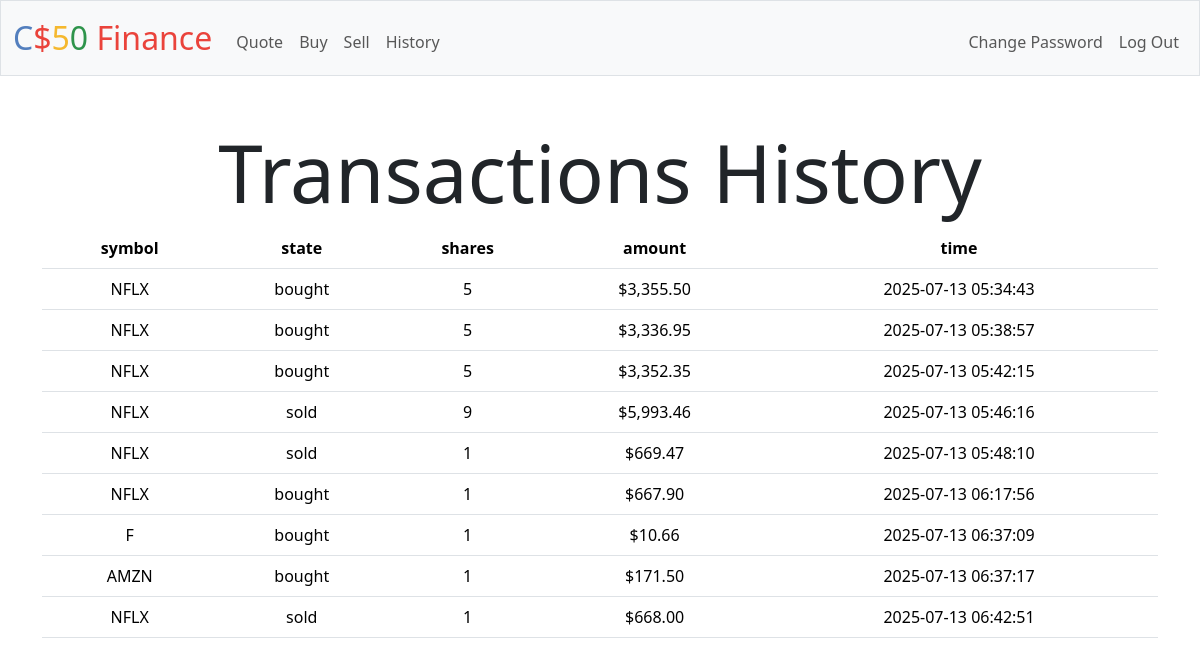
Screenshot of /history (signed in) with the database file from the repository.
### tables this page shows
CREATE TABLE "transactions" (`id` INTEGER PRIMARY KEY AUTOINCREMENT NOT NULL, `user_id` INTEGER NOT NULL, "symbol" TEXT NOT NULL, `shares` INTEGER NOT NULL, `amount` REAL NOT NULL, `time` TEXT NOT NULL, state TEXT NOT NULL);

### app.py (the view)
@app.route("/history")
@login_required
def history():
    user_id = session["user_id"]
    history = db.execute(
        "SELECT symbol, state, shares, amount, time FROM transactions WHERE user_id = ?",
        user_id)
    for row in history:
        row["amount"] = usd(row["amount"])
    if len(history) == 0:
        history = [{"symbol": "N/A", "state": "N/A", "shares": "N/A",
                    "amount": "N/A", "time": "N/A"}]
    return render_template("history.html", history=history)

### app.py (called while the page is built)
@app.after_request
def after_request(response):
    response.headers["Cache-Control"] = "no-cache, no-store, must-revalidate"
    response.headers["Expires"] = 0
    response.headers["Pragma"] = "no-cache"
    return response

### helpers.py (called while the page is built)
def login_required(f):
    @wraps(f)
    def decorated_function(*args, **kwargs):
        if session.get("user_id") is None:
            return redirect("/login")
        return f(*args, **kwargs)
    return decorated_function

def usd(value):
    return f"${value:,.2f}"

### templates/history.html (shortened to what this page needs)
{% extends "layout.html" %}
{% block main %}
    <h1 class="display-1">Transactions History</h1>
    <table class="table">
    <thead>
        <tr>
        {% for key in history[0].keys() %}
            <th scope="col">{{ key }}</th>
        {% endfor %}
        </tr>
    </thead>
    <tbody>
        {% for row in history %}
        <tr>
            {% for value in row.values() %}
                <td>{{ value }}</td>
            {% endfor %}
        </tr>
        {% endfor %}
    </tbody>
    </table>
{% endblock %}

### rows the page displays
transactions: symbol "NFLX", state "bought", values "5" "$3,355.50", time "2025-07-13 05:34:43"
transactions: symbol "NFLX", state "bought", values "5" "$3,336.95", time "2025-07-13 05:38:57"
transactions: symbol "NFLX", state "bought", values "5" "$3,352.35", time "2025-07-13 05:42:15"
transactions: symbol "NFLX", state "sold", values "9" "$5,993.46", time "2025-07-13 05:46:16"
transactions: symbol "NFLX", state "sold", values "1" "$669.47", time "2025-07-13 05:48:10"
transactions: symbol "NFLX", state "bought", values "1" "$667.90", time "2025-07-13 06:17:56"
transactions: values "F" "1" "$10.66", state "bought", time "2025-07-13 06:37:09"
transactions: symbol "AMZN", state "bought", values "1" "$171.50", time "2025-07-13 06:37:17"
transactions: symbol "NFLX", state "sold", values "1" "$668.00", time "2025-07-13 06:42:51"

### other values shown
{{ key }} "symbol" "state" "shares" "amount" "time"
